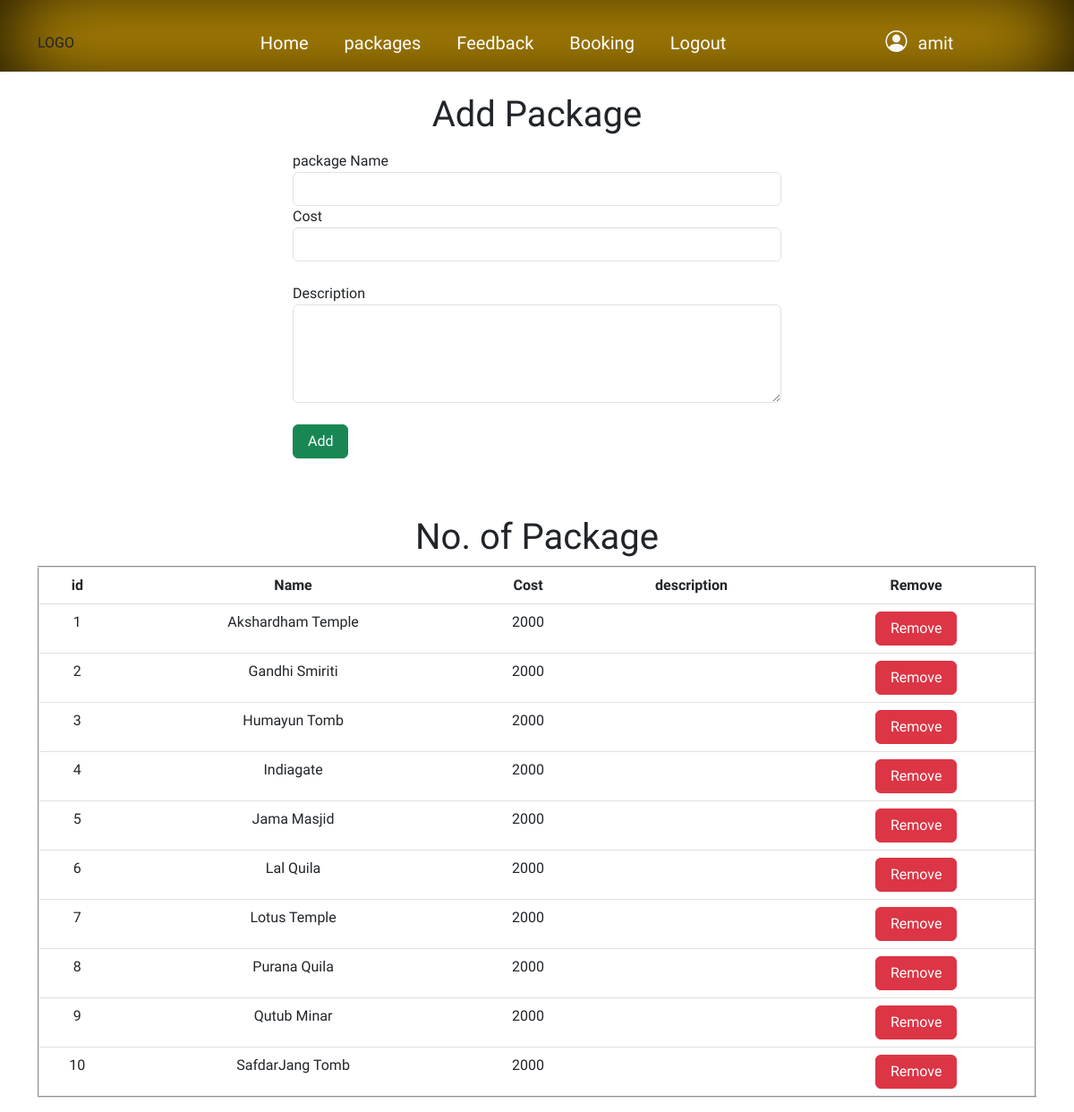
Page /adminpackages.php (signed in) on the committed database.
### tables this page shows
CREATE TABLE `packages` (
  `id` int(11) NOT NULL,
  `name` varchar(32) DEFAULT NULL,
  `cost` int(200) DEFAULT NULL,
  `description` varchar(250) NOT NULL
);

### adminpackages.php (the view, shortened to what this page needs)
<?php
if(isset($_SESSION['aid'])){
?>
<?php
$con=mysqli_connect("localhost","root","","trip");
?>
<!DOCTYPE html>
<html lang="en">
<head>
    <link rel="stylesheet" href="https://cdn.jsdelivr.net/npm/bootstrap-icons@1.10.3/font/bootstrap-icons.css">
    <link href="https://cdn.jsdelivr.net/npm/bootstrap@5.3.0-alpha1/dist/css/bootstrap.min.css" rel="stylesheet">
</head>
<body>
<div class="bg-warning main-head">
<div class="container">
    <div class="row pt-3 justify-content-around align-items-center main-nav">
                <div class="col-lg-2">LOGO</div>
                <div class="col-lg-7 menu text-center d-none d-lg-block">
                    <ul>
                        <li><a href="adminindex.php">Home</a></li>
                        <li><a href="adminpackages.php">packages</a></li>
                        <li><a href="adminfeedback.php">Feedback</a></li>
                        <li><a href="adminbooking.php">Booking</a></li>
                        <li><a href="logout.php">Logout</a></li>
                    </ul>
                </div>
                <d class="col-lg-3 text-center ">
                <i class="bi bi-person-circle text-light h4"></i>
                 <span class="text-light lead ms-2"> <?php echo $_SESSION['aname'];?></span>
                </d>
            </div>
    </div>
</div>
<br>
    <div>
        <div class="container">
            <div class="text-center h1">Add Package</div>
            <div class="row justify-content-center aling-items-center mt-3">
                <div class="col-6">
                    <form action="" method="post">
                        <label for="package">package Name</label>
                        <input type="text" class="form-control" id="package" name="package">
                        <label for="cost">Cost</label>
                        <input type="text" class="form-control" id="cost" name="cost">
                        <br>
                        <label for="descp">Description</label>
                        <textarea name="descp" id="" cols="30" rows="4" class="form-control"></textarea>
                        <br>
                        <button type="submit" value="submit" name="submit" class="btn btn-success px-3">Add</button>
                    </form>
                </div>
            </div>
            <br>
            <br>
            <div class="text-center h1 mt-3">No. of Package</div>
            <div class="row justify-content-center mt-2">
                <div class="col-12 text-center">
                    <table border="2" class="table">
                            <tr>
                                <th>id</th>
                                <th>Name</th>
                                <th>Cost</th>
                                <th>description</th>
                                <th>Remove</th>
                            </tr>
                            <?php
                            $exe=mysqli_query($con, "SELECT * FROM packages");
                            if($exe){
                                while($row=mysqli_fetch_array($exe)){
                            ?>
                            <tr>
                                <td><?php echo $row['id'];?></td>
                                <td><?php echo $row['name'];?></td>
                                <td><?php echo $row['cost'];?></td>
                                <td><?php echo $row['description'];?></td>
                                <td>
                                    <form action="" method="post">
                                        <button type="submit" value="<?php echo $row['id'];?>" name="sub" class="btn btn-danger px-3">Remove</button>
                                    </form>
                                </td>
                            </tr>
                 <?php
                       }
                    }
                 ?>
                    </table>
                </div>
            </div>
        </div>
    </div>
</body>
</html>
<?php
}else{
    header("location:login.php");
}
?>

### rows in the picture
packages: id "1", name "Akshardham Temple", cost "2000"
packages: id "2", name "Gandhi Smiriti", cost "2000"
packages: id "3", name "Humayun Tomb", cost "2000"
packages: id "4", name "Indiagate", cost "2000"
packages: id "5", name "Jama Masjid", cost "2000"
packages: id "6", name "Lal Quila", cost "2000"
packages: id "7", name "Lotus Temple", cost "2000"
packages: id "8", name "Purana Quila", cost "2000"
packages: id "9", name "Qutub Minar", cost "2000"
packages: id "10", name "SafdarJang Tomb", cost "2000"

### other values in the picture
$_SESSION['aname'] "amit"
